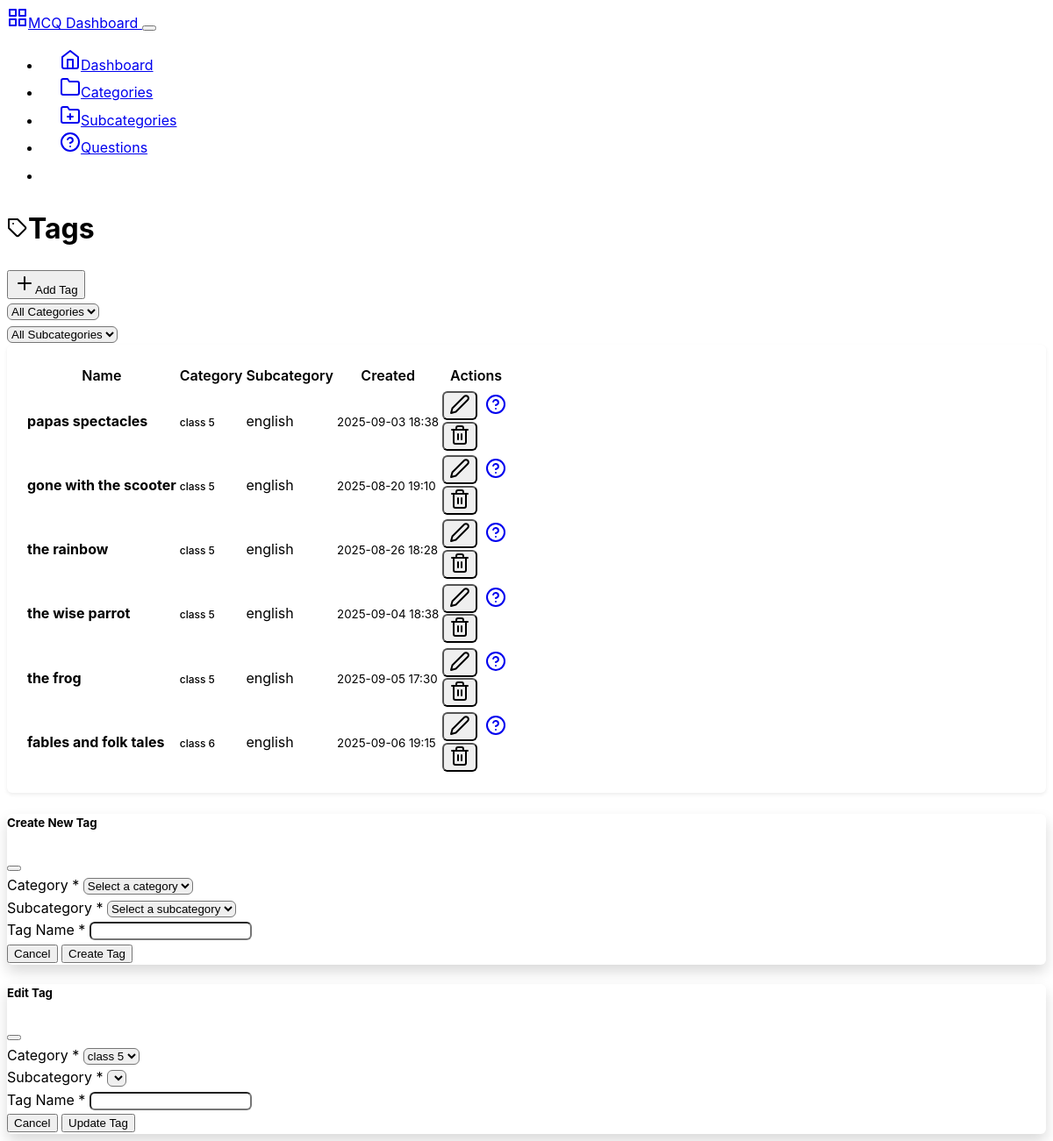
The page /backend/tags on the database its author committed.
### mcqbox/model.py (models this page shows, shortened)
class Tag(db.Model):
    id = db.Column(db.Integer, primary_key=True)
    name = db.Column(db.String(50), nullable=False)
    category_id = db.Column(db.Integer, db.ForeignKey('category.id'), nullable=False)
    category = db.relationship('Category', backref=db.backref('tags', lazy=True))
    subcategory_id = db.Column(db.Integer, db.ForeignKey('subcategory.id'), nullable=True)
    subcategory = db.relationship('Subcategory', backref=db.backref('tags', lazy=True))
    created_at = db.Column(db.DateTime, server_default=db.func.now())

class Category(db.Model):
    id = db.Column(db.Integer, primary_key=True)
    name = db.Column(db.String(50), nullable=False, unique=True)
    description = db.Column(db.String(200), nullable=True)
    created_at = db.Column(db.DateTime, server_default=db.func.now())
    updated_at = db.Column(db.DateTime, server_default=db.func.now(), onupdate=db.func.now())

class Subcategory(db.Model):
    id = db.Column(db.Integer, primary_key=True)
    name = db.Column(db.String(50), nullable=False)
    category_id = db.Column(db.Integer, db.ForeignKey('category.id'), nullable=False)
    category = db.relationship('Category', backref=db.backref('subcategories', lazy=True))
    description = db.Column(db.String(200), nullable=True)
    created_at = db.Column(db.DateTime, server_default=db.func.now())
    updated_at = db.Column(db.DateTime, server_default=db.func.now(), onupdate=db.func.now())

### mcqbox/backend/route.py (the view)
@app.route('/backend/tags')
def tags():
    category_id = request.args.get('category_id', type=int)
    subcategory_id = request.args.get('subcategory_id', type=int)
    categories = Category.query.all()
    if category_id:
        subcategories_list = Subcategory.query.filter_by(category_id=category_id).all()
        tag = Tag.query.filter_by(category_id=category_id, subcategory_id= subcategory_id).all()
    else:
        tag = Tag.query.all()
        subcategories_list = []
    return render_template('tags.html',
                            tags = tag,
                           categories=categories,
                           selected_category=category_id,
                            selected_subcategory=subcategory_id,
                             subcategories=subcategories_list
                           )

### mcqbox/backend/templates/tags.html (shortened to what this page needs)
{% extends "base.html" %}
{% block content %}
<div class="row">
    <div class="col-12">
        <div class="d-flex justify-content-between align-items-center mb-4">
            <h1><i data-feather="tag" class="me-2"></i>Tags</h1>
            <button class="btn btn-primary" data-bs-toggle="modal" data-bs-target="#createTagModal">
                <i data-feather="plus" class="me-2"></i>Add Tag
            </button>
        </div>
    </div>
</div>
<div class="row mb-3">
    <div class="col-12">
        <form method="GET" id="filterForm">
            <div class="row">
                <div class="col-md-3">
                    <select name="category_id" class="form-select" id="categorySelect" onchange="updateSubcategories()">
                        <option value="">All Categories</option>
                    </select>
                </div>
                <div class="col-md-3">
                    <select name="subcategory_id" class="form-select" id="subcategorySelect"
                        onchange="this.form.submit()">
                        <option value="">All Subcategories</option>
                    </select>
                </div>
            </div>
        </form>
    </div>
</div>
<div class="row">
    <div class="col-12">
        <div class="card">
            <div class="card-body">
                {% if tags %}
                <div class="table-responsive">
                    <table class="table table-hover">
                        <thead>
                            <tr>
                                <th>Name</th>
                                <th>Category</th>
                                <th>Subcategory</th>
                                <th>Created</th>
                                <th class="text-end">Actions</th>
                            </tr>
                        </thead>
                        <tbody>
                            {% for tag in tags %}
                            <tr>
                                <td>
                                    <strong>{{ tag.name }}</strong>
                                </td>
                                <td>
                                    <span class="badge bg-secondary">
                                        {{ tag.category.name if tag.category.name else 'Unknown' }}
                                    </span>
                                </td>
                                <td>
                                    <span class="text-muted">
                                        {{ tag.subcategory.name if tag.subcategory else 'Unknown' }}
                                    </span>
                                </td>
                                <td>
                                    <small class="text-muted">{{ tag.created_at.strftime('%Y-%m-%d %H:%M') }}</small>
                                </td>
                                <td class="text-end">
                                    <div class="btn-group" role="group">
                                        <button class="btn btn-sm btn-outline-secondary"
                                            onclick="editTag('{{ tag.id }}', '{{ tag.name }}', {{ tag.category_id }}, {{ tag.subcategory_id }})"
                                            data-bs-toggle="modal" data-bs-target="#editTagModal">
                                            <i data-feather="edit-2"></i>
                                        </button>
                                        <a href="{{ url_for('questions', tag_id=tag.id) }}"
                                            class="btn btn-sm btn-outline-primary">
                                            <i data-feather="help-circle"></i>
                                        </a>
                                        <form method="POST" action="{{ url_for('delete_tag', tag_id=tag.id) }}"
                                            class="d-inline"
                                            onsubmit="return confirm('Are you sure? This will delete all questions in this subcategory.')">
                                            <button type="submit" class="btn btn-sm btn-outline-danger">
                                                <i data-feather="trash-2"></i>
                                            </button>
                                        </form>
                                    </div>
                                </td>
                            </tr>
                            {% endfor %}
                        </tbody>
                    </table>
                </div>
                {% endif %}
            </div>
        </div>
    </div>
</div>
<div class="modal fade" id="createTagModal" tabindex="-1" aria-hidden="true">
    <div class="modal-dialog">
        <div class="modal-content">
            <form method="POST" action="{{ url_for('create_tag') }}">
                <div class="modal-header">
                    <h5 class="modal-title">Create New Tag</h5>
                    <button type="button" class="btn-close" data-bs-dismiss="modal"></button>
                </div>
                <div class="modal-body">
                    <div class="mb-3">
                        <label for="createCategoryId" class="form-label">Category *</label>
                        <select class="form-select" id="createCategoryId" name="category_id"
                            onchange="updateCreateSubcategories()" required>
                            <option value="">Select a category</option>
                        </select>
                    </div>
                    <div class="mb-3">
                        <label for="createSubcategoryId" class="form-label">Subcategory *</label>
                        <select class="form-select" id="createSubcategoryId" name="subcategory_id" required>
                            <option value="">Select a subcategory</option>
                        </select>
                    </div>
                    <div class="mb-3">
                        <label for="name" class="form-label">Tag Name *</label>
                        <input type="text" class="form-control" id="name" name="name" required>
                    </div>
                </div>
                <div class="modal-footer">
                    <button type="button" class="btn btn-secondary" data-bs-dismiss="modal">Cancel</button>
                    <button type="submit" class="btn btn-primary">Create Tag</button>
                </div>
            </form>
        </div>
    </div>
</div>
<div class="modal fade" id="editTagModal" tabindex="-1">
    <div class="modal-dialog">
        <div class="modal-content">
            <form method="POST" id="editTagForm">
                <div class="modal-header">
                    <h5 class="modal-title">Edit Tag</h5>
                    <button type="button" class="btn-close" data-bs-dismiss="modal"></button>
                </div>
                <div class="modal-body">
                    <div class="mb-3">
                        <label for="editCategoryId" class="form-label">Category *</label>
                        <select class="form-select" id="editCategoryId" name="category_id"
                            onchange="updateEditSubcategories(this.value)" required>
                            {% for category in categories %}
                            <option value="{{ category.id }}">{{ category.name }}</option>
                            {% endfor %}
                        </select>
                    </div>
                    <div class="mb-3">
                        <label for="editSubcategoryId" class="form-label">Subcategory *</label>
                        <select class="form-select" id="editSubcategoryId" name="subcategory_id" required>
                        </select>
                    </div>
                    <div class="mb-3">
                        <label for="editName" class="form-label">Tag Name *</label>
                        <input type="text" class="form-control" id="editName" name="name" required>
                    </div>
                </div>
                <div class="modal-footer">
                    <button type="button" class="btn btn-secondary" data-bs-dismiss="modal">Cancel</button>
                    <button type="submit" class="btn btn-primary">Update Tag</button>
                </div>
            </form>
        </div>
    </div>
</div>
{%endblock%}

### mcqbox/backend/static/css/custom.css (style rules this page uses)
:root { --sidebar-width: 250px; --header-height: 70px; --border-radius: 0.375rem; --box-shadow: 0 0.125rem 0.25rem rgba(0, 0, 0, 0.075); --box-shadow-lg: 0 0.5rem 1rem rgba(0, 0, 0, 0.15); }
body { font-family: -apple-system, BlinkMacSystemFont, "Segoe UI", Roboto, "Helvetica Neue", Arial, sans-serif; line-height: 1.6; }
.card { border-radius: var(--border-radius); box-shadow: var(--box-shadow); margin-bottom: 1.5rem; }
.card-body { padding: 1.25rem; }
.table { margin-bottom: 0; }
.table th { border-top: none; font-weight: 600; color: var(--bs-body-color); background-color: var(--bs-secondary-bg); }
.btn-group .btn { border-radius: var(--border-radius) !important; margin-right: 0.25rem; }
.btn-group .btn:last-child { margin-right: 0; }
.modal-content { border-radius: var(--border-radius); box-shadow: var(--box-shadow-lg); }
.modal-header { border-bottom: 1px solid var(--bs-border-color); }
.modal-footer { border-top: 1px solid var(--bs-border-color); }
.form-control, .form-select { border-radius: var(--border-radius); }
.badge { font-size: 0.75rem; font-weight: 500; }

### rows shown on the page
Tag: name "papas spectacles", category "class 5", subcategory "english", created_at "2025-09-03 18:38"
Tag: name "gone with the scooter", category "class 5", subcategory "english", created_at "2025-08-20 19:10"
Tag: name "the rainbow", category "class 5", subcategory "english", created_at "2025-08-26 18:28"
Tag: name "the wise parrot", category "class 5", subcategory "english", created_at "2025-09-04 18:38"
Tag: name "the frog", category "class 5", subcategory "english", created_at "2025-09-05 17:30"
Tag: name "fables and folk tales", category "class 6", subcategory "english", created_at "2025-09-06 19:15"

### other values the page prints
form field category_id "class 5"
